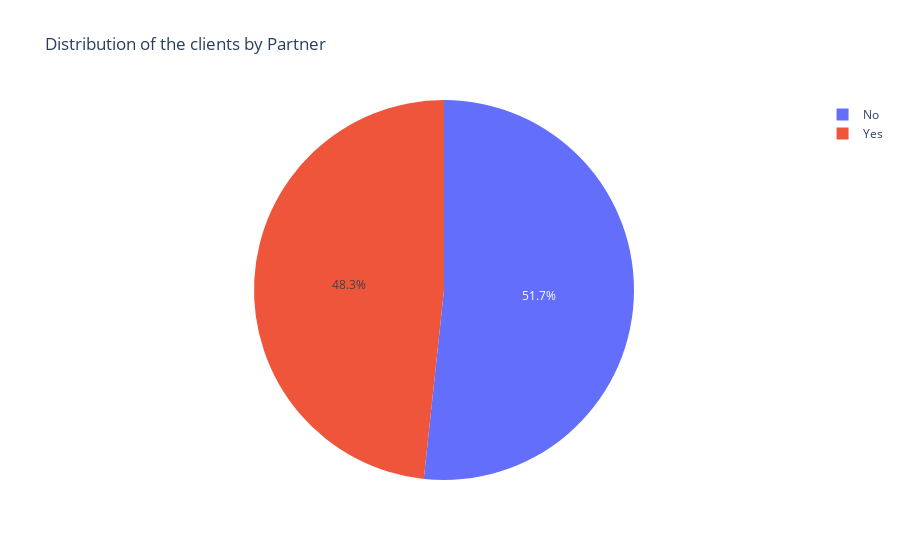

Here is the notebook cell this chart was saved with:
### Markdown cell above
### 2.3 Demographic Analysis: Partner

### Code cell
fig = px.pie(df.groupby('Partner')['CustomerID'].count().reset_index(), 
            values='CustomerID', 
            names='Partner',
            title = 'Distribution of the clients by Partner')
fig.show()

### Figure 1 — Plotly figure (JSON) as saved in the notebook; plotly's stock layout.template omitted (floating-point values rounded to 4 significant figures)
{"data": [{"domain": {"x": [0, 1], "y": [0, 1]}, "hovertemplate": "Partner=%{label}<br>CustomerID=%{value}<extra></extra>", "labels": ["No", "Yes"], "legendgroup": "", "name": "", "showlegend": true, "type": "pie", "values": [3641, 3402]}], "layout": {"legend": {"tracegroupgap": 0}, "title": {"text": "Distribution of the clients by Partner"}}}
